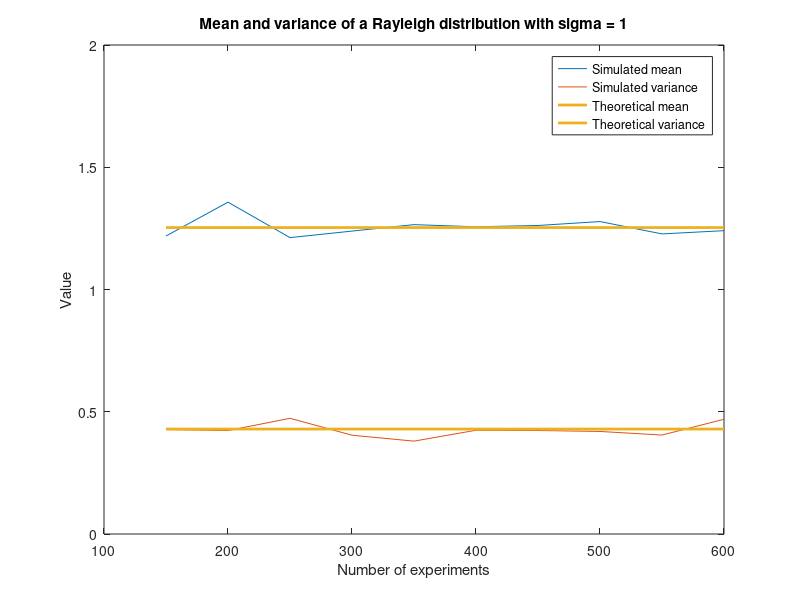

The MATLAB script that drew this image:
%% Problem 1.9, book problem 11.46
close all; clc; clear;

MAX_NUM_SAMPLES = 1000;
STEP_SIZE = 100;

means = zeros(1, MAX_NUM_SAMPLES / STEP_SIZE);
vars = zeros(1, MAX_NUM_SAMPLES / STEP_SIZE);

for i = STEP_SIZE : STEP_SIZE : MAX_NUM_SAMPLES
  clear x;
  x = raylrnd(1, 1, i);
  means(i / STEP_SIZE) = mean(x);
  vars(i / STEP_SIZE) = var(x);
end

figure;
plot(means);
hold on;
plot(vars);
% Plot a line for the theoretical mean (sqrt(pi/2)) and variance (2 - pi/2)
line( ...
  (1 : length(means)), sqrt(pi/2) * ones(1, length(means)), ...
  "LineWidth", 2);
line( ...
  (1 : length(vars)), (2 - pi/2) * ones(1, length(vars)), ...
  "LineWidth", 2);
hold off;
xticklabels(STEP_SIZE : STEP_SIZE : MAX_NUM_SAMPLES);
ylim([0 2]);
legend( ...
  "Simulated mean", "Simulated variance", ...
  "Theoretical mean", "Theoretical variance");
title( ...
  "Mean and variance of a Rayleigh distribution with \sigma = 1");
xlabel("Number of experiments"); ylabel("Value");
